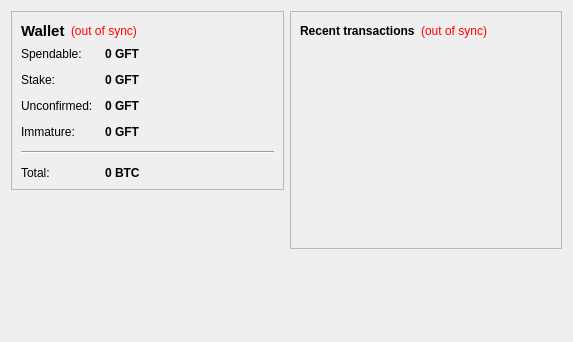
<?xml version="1.0" encoding="UTF-8"?>
<ui version="4.0">
 <class>OverviewPage</class>
 <widget class="QWidget" name="OverviewPage">
  <property name="geometry">
   <rect>
    <x>0</x>
    <y>0</y>
    <width>573</width>
    <height>342</height>
   </rect>
  </property>
  <property name="windowTitle">
   <string>Form</string>
  </property>
  <layout class="QHBoxLayout" name="horizontalLayout" stretch="1,1">
   <item>
    <layout class="QVBoxLayout" name="verticalLayout_2">
     <item>
      <widget class="QFrame" name="frame">
       <property name="frameShape">
        <enum>QFrame::StyledPanel</enum>
       </property>
       <property name="frameShadow">
        <enum>QFrame::Raised</enum>
       </property>
       <layout class="QVBoxLayout" name="verticalLayout_4">
        <item>
         <layout class="QHBoxLayout" name="horizontalLayout_4">
          <item>
           <widget class="QLabel" name="label_5">
            <property name="font">
             <font>
              <pointsize>11</pointsize>
              <weight>75</weight>
              <bold>true</bold>
             </font>
            </property>
            <property name="text">
             <string>Wallet</string>
            </property>
           </widget>
          </item>
          <item>
           <widget class="QLabel" name="labelWalletStatus">
            <property name="toolTip">
             <string>The displayed information may be out of date. Your wallet automatically synchronizes with the Gift network after a connection is established, but this process has not completed yet.</string>
            </property>
            <property name="styleSheet">
             <string notr="true">QLabel { color: red; }</string>
            </property>
            <property name="text">
             <string notr="true">(out of sync)</string>
            </property>
            <property name="alignment">
             <set>Qt::AlignLeading|Qt::AlignLeft|Qt::AlignVCenter</set>
            </property>
           </widget>
          </item>
          <item>
           <spacer name="horizontalSpacer_2">
            <property name="orientation">
             <enum>Qt::Horizontal</enum>
            </property>
            <property name="sizeHint" stdset="0">
             <size>
              <width>40</width>
              <height>20</height>
             </size>
            </property>
           </spacer>
          </item>
         </layout>
        </item>
        <item>
         <layout class="QFormLayout" name="formLayout_2">
          <property name="fieldGrowthPolicy">
           <enum>QFormLayout::AllNonFixedFieldsGrow</enum>
          </property>
          <property name="horizontalSpacing">
           <number>12</number>
          </property>
          <property name="verticalSpacing">
           <number>12</number>
          </property>
          <item row="0" column="0">
           <widget class="QLabel" name="label">
            <property name="text">
             <string>Spendable:</string>
            </property>
           </widget>
          </item>
          <item row="0" column="1">
           <widget class="QLabel" name="labelBalance">
            <property name="font">
             <font>
              <weight>75</weight>
              <bold>true</bold>
             </font>
            </property>
            <property name="cursor">
             <cursorShape>IBeamCursor</cursorShape>
            </property>
            <property name="toolTip">
             <string>Your current spendable balance</string>
            </property>
            <property name="text">
             <string notr="true">0 GFT</string>
            </property>
            <property name="textInteractionFlags">
             <set>Qt::LinksAccessibleByMouse|Qt::TextSelectableByKeyboard|Qt::TextSelectableByMouse</set>
            </property>
           </widget>
          </item>
          <item row="1" column="0">
           <widget class="QLabel" name="label_6">
            <property name="text">
             <string>Stake:</string>
            </property>
           </widget>
          </item>
          <item row="1" column="1">
           <widget class="QLabel" name="labelStake">
            <property name="font">
             <font>
              <weight>75</weight>
              <bold>true</bold>
             </font>
            </property>
            <property name="cursor">
             <cursorShape>IBeamCursor</cursorShape>
            </property>
            <property name="toolTip">
             <string>Total of coins that was staked, and do not yet count toward the current balance</string>
            </property>
            <property name="text">
             <string notr="true">0 GFT</string>
            </property>
            <property name="textInteractionFlags">
             <set>Qt::LinksAccessibleByMouse|Qt::TextSelectableByKeyboard|Qt::TextSelectableByMouse</set>
            </property>
           </widget>
          </item>
          <item row="2" column="0">
           <widget class="QLabel" name="label_3">
            <property name="text">
             <string>Unconfirmed:</string>
            </property>
           </widget>
          </item>
          <item row="2" column="1">
           <widget class="QLabel" name="labelUnconfirmed">
            <property name="font">
             <font>
              <weight>75</weight>
              <bold>true</bold>
             </font>
            </property>
            <property name="cursor">
             <cursorShape>IBeamCursor</cursorShape>
            </property>
            <property name="toolTip">
             <string>Total of transactions that have yet to be confirmed, and do not yet count toward the current balance</string>
            </property>
            <property name="text">
             <string notr="true">0 GFT</string>
            </property>
            <property name="textInteractionFlags">
             <set>Qt::LinksAccessibleByMouse|Qt::TextSelectableByKeyboard|Qt::TextSelectableByMouse</set>
            </property>
           </widget>
          </item>
          <item row="3" column="0">
           <widget class="QLabel" name="labelImmatureText">
            <property name="text">
             <string>Immature:</string>
            </property>
           </widget>
          </item>
          <item row="3" column="1">
           <widget class="QLabel" name="labelImmature">
            <property name="font">
             <font>
              <weight>75</weight>
              <bold>true</bold>
             </font>
            </property>
            <property name="toolTip">
             <string>Mined balance that has not yet matured</string>
            </property>
            <property name="text">
             <string notr="true">0 GFT</string>
            </property>
            <property name="textInteractionFlags">
             <set>Qt::LinksAccessibleByMouse|Qt::TextSelectableByKeyboard|Qt::TextSelectableByMouse</set>
            </property>
           </widget>
          </item>
          <item row="4" column="0" colspan="2">
           <widget class="Line" name="line">
            <property name="orientation">
             <enum>Qt::Horizontal</enum>
            </property>
           </widget>
          </item>
          <item row="5" column="0">
           <widget class="QLabel" name="labelTotalText">
            <property name="text">
             <string>Total:</string>
            </property>
           </widget>
          </item>
          <item row="5" column="1">
           <widget class="QLabel" name="labelTotal">
            <property name="font">
             <font>
              <weight>75</weight>
              <bold>true</bold>
             </font>
            </property>
            <property name="cursor">
             <cursorShape>IBeamCursor</cursorShape>
            </property>
            <property name="toolTip">
             <string>Your current total balance</string>
            </property>
            <property name="text">
             <string notr="true">0 BTC</string>
            </property>
            <property name="textInteractionFlags">
             <set>Qt::LinksAccessibleByMouse|Qt::TextSelectableByKeyboard|Qt::TextSelectableByMouse</set>
            </property>
           </widget>
          </item>
         </layout>
        </item>
       </layout>
      </widget>
     </item>
     <item>
      <spacer name="verticalSpacer">
       <property name="orientation">
        <enum>Qt::Vertical</enum>
       </property>
       <property name="sizeHint" stdset="0">
        <size>
         <width>20</width>
         <height>40</height>
        </size>
       </property>
      </spacer>
     </item>
    </layout>
   </item>
   <item>
    <layout class="QVBoxLayout" name="verticalLayout_3">
     <item>
      <widget class="QFrame" name="frame_2">
       <property name="frameShape">
        <enum>QFrame::StyledPanel</enum>
       </property>
       <property name="frameShadow">
        <enum>QFrame::Raised</enum>
       </property>
       <layout class="QVBoxLayout" name="verticalLayout">
        <item>
         <layout class="QHBoxLayout" name="horizontalLayout_2">
          <item>
           <widget class="QLabel" name="label_4">
            <property name="text">
             <string>&lt;b&gt;Recent transactions&lt;/b&gt;</string>
            </property>
           </widget>
          </item>
          <item>
           <widget class="QLabel" name="labelTransactionsStatus">
            <property name="toolTip">
             <string>The displayed information may be out of date. Your wallet automatically synchronizes with the Gift network after a connection is established, but this process has not completed yet.</string>
            </property>
            <property name="styleSheet">
             <string notr="true">QLabel { color: red; }</string>
            </property>
            <property name="text">
             <string notr="true">(out of sync)</string>
            </property>
            <property name="alignment">
             <set>Qt::AlignRight|Qt::AlignTrailing|Qt::AlignVCenter</set>
            </property>
           </widget>
          </item>
          <item>
           <spacer name="horizontalSpacer">
            <property name="orientation">
             <enum>Qt::Horizontal</enum>
            </property>
            <property name="sizeHint" stdset="0">
             <size>
              <width>40</width>
              <height>20</height>
             </size>
            </property>
           </spacer>
          </item>
         </layout>
        </item>
        <item>
         <widget class="QListView" name="listTransactions">
          <property name="styleSheet">
           <string notr="true">QListView { background: transparent; }</string>
          </property>
          <property name="frameShape">
           <enum>QFrame::NoFrame</enum>
          </property>
          <property name="verticalScrollBarPolicy">
           <enum>Qt::ScrollBarAlwaysOff</enum>
          </property>
          <property name="horizontalScrollBarPolicy">
           <enum>Qt::ScrollBarAlwaysOff</enum>
          </property>
          <property name="selectionMode">
           <enum>QAbstractItemView::NoSelection</enum>
          </property>
         </widget>
        </item>
       </layout>
      </widget>
     </item>
     <item>
      <spacer name="verticalSpacer_2">
       <property name="orientation">
        <enum>Qt::Vertical</enum>
       </property>
       <property name="sizeHint" stdset="0">
        <size>
         <width>20</width>
         <height>40</height>
        </size>
       </property>
      </spacer>
     </item>
    </layout>
   </item>
  </layout>
 </widget>
 <resources/>
 <connections/>
</ui>
